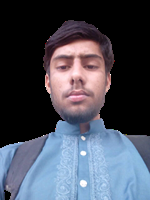
#> input picture 09-Computer-Vision/just_image.png, 150 x 200 px
$ jupyter execute 01-Computer_vision.ipynb
#> lines starting #> are read from the running program, lines starting #| are printed output that depends on the picture
# Computer Vision  Basics

1. **Introduction to Computer Vision:**
Computer vision is concerned with the automatic extraction, analysis, and understanding of useful information from a single image or a sequence of images. It mimics the human visual system, enabling computers to perceive and interpret vision.

1. **Introduction to Computer Vision:**
Computer vision is concerned with the automatic extraction, analysis, and understanding of useful information from a single image or a sequence of images. It mimics the human visual system, enabling computers to perceive and interpret visual data.

2. **Image Representation:**
Images in computer vision are represented as grids of pixel values. Each pixel represents a single point in the image and contains information about its color and intensity.

3. **Image Processing Techniques:**
Image processing techniques are used to manipulate and enhance digital images for better analysis and understanding. This includes operations like filtering, edge detection, and image enhancement.

4. **Feature Extraction:**
Feature extraction involves identifying and extracting meaningful information or patterns from images. Features can include edges, corners, textures, or any other distinctive attributes.

5. O**bject Detection:**
Object detection is the task of identifying and localizing objects within an image or video. It involves detecting the presence of objects and drawing bounding boxes around them.

6. **Image Classification:**
Image classification is the process of categorizing images into predefined classes or categories based on their visual content. It is a fundamental task in computer vision with numerous applications.

7. **Convolutional Neural Networks (CNNs):**
CNNs are a class of deep neural networks commonly used for image recognition and classification tasks. They consist of multiple layers of convolutional and pooling operations for feature extraction.
8. **Image Segmentation:**
Image segmentation involves partitioning an image into multiple segments or regions to simplify its representation and facilitate further analysis. It is often used for tasks like object recognition and scene understanding.

9. **Video Analysis:**
Video analysis extends the principles of computer vision to analyze and interpret sequences of frames in videos. It includes tasks like object tracking, activity recognition, and video summarization.

# Basics of Images
1. **Introduction to Images:**
Images are two-dimensional representations of visual information captured by cameras, sensors, or generated digitally. They consist of a grid of picture elements, known as pixels, each containing color or intensity values.

2. **Types of Images:**
Images can be categorized into different types based on their content and format. Common types include grayscale images, color images, binary images, and multispectral images.

3. **Image Representation**
Images are represented digitally using pixels, with each pixel containing information about its color or intensity. Grayscale images have one channel (e.g., intensity), while color images have multiple channels (e.g., red, green, blue)

4. **Image Resolution**
Resolution refers to the number of pixels in an image, typically measured in terms of width and height. Higher resolution images contain more pixels, providing greater detail and clarity.

5. **Image Formats**
Images can be stored in various file formats, each with its own compression and encoding techniques. Common image formats include JPEG, PNG, GIF, and TIFF.

6. I**mage Processing**
Image processing involves manipulating images to enhance their quality, extract useful information, or perform specific tasks. Common image processing techniques include filtering, edge detection, and morphological operations.

7. **Image Analysis**
Image analysis focuses on extracting meaningful information from images using computational methods. It includes tasks such as feature extraction, object detection, and image classification.

# Basics of Video

Video is a sequence of images displayed rapidly in succession to create the illusion of motion. Each image in a video is called a frame, and the speed at which frames are displayed, known as the frame rate, determines the smoothness of motion perceived by viewers.

## Components of Video

- **Frame**: A single image in a video sequence.
- **Frame Rate**: The number of frames displayed per second (fps). Common frame rates include 24 fps for films and 30 fps for television broadcasts.
- **Resolution**: The size of each frame, typically measured in pixels. Common resolutions include 1920x1080 (Full HD) and 3840x2160 (4K).
- **Codec**: Short for coder-decoder, a codec is a software or hardware algorithm used to compress and decompress video data. Popular codecs include H.264 and H.265.

## Video Formats

- **Container Format**: A file format that holds video, audio, and metadata together. Common container formats include MP4, AVI, and MKV.
- **Codec Format**: The encoding and compression format used for the video data within the container. Examples include MPEG-4 Part 10 (H.264) and VP9.

## Video Processing

- **Video Capture**: The process of acquiring video footage using cameras or other devices.
- **Video Editing**: Manipulating and arranging video clips to create a final product. This includes cutting, trimming, adding effects, and merging videos.
- **Video Compression**: Reducing the file size of video data to save storage space or bandwidth. Lossy and lossless compression techniques are used.

## Applications of Video

- **Entertainment**: Movies, television shows, and online videos.
- **Education**: Video lectures, tutorials, and educational documentaries.
- **Communication**: Video calls, conferencing, and live streaming.
- **Surveillance**: Security cameras and monitoring systems.
- **Science and Engineering**: Analysis of motion, object tracking, and experimental data collection.

## Video Analysis

- **Object Detection**: Identifying and locating objects within a video.
- **Motion Tracking**: Following the movement of objects or individuals across frames.
- **Activity Recognition**: Classifying and understanding actions performed in a video.
- **Video Summarization**: Generating concise summaries of lengthy video footage.

[cell 1]
# importing labraries

import numpy as np
import cv2 as cv
import matplotlib.pyplot as plt

[cell 2]
# read an image
img = cv.imread('just_image.png')
#> img is the input picture: shape (200, 150, 3); mean B, G, R 90, 76.9, 73

[cell 3]
# displaying the image
cv.imshow('image',img)
cv.waitKey(0)
cv.destroyAllWindows()

[cell 4]
# seeing the shape image
img.shape
#> Out = (200, 150, 3)

[cell 5]
# converting this image into gray scale
gray_img = cv.cvtColor(img, cv.COLOR_BGR2GRAY)
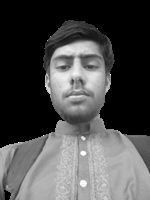
#> gray_img: shape (200, 150); min 0, max 255, mean 77.2
gray_img.shape
#> Out = (200, 150)
